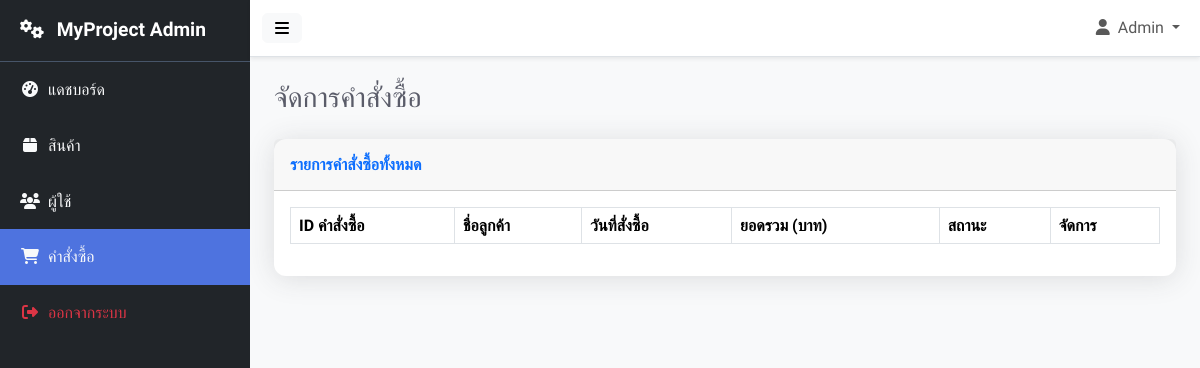
Page /admin/orders.php (signed in) on the earlier database version.
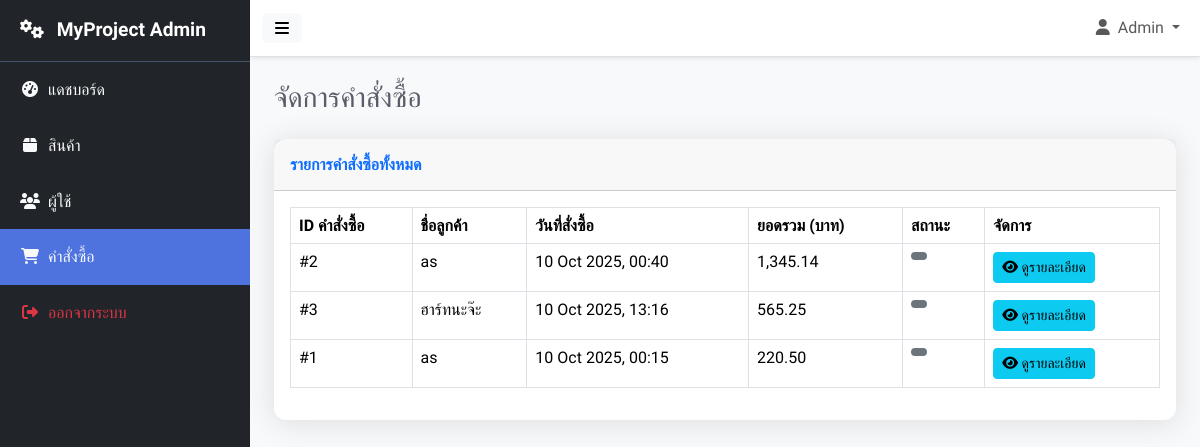
Same page on the later database version.
### tables this page shows
CREATE TABLE `orders` (
  `id` int(10) UNSIGNED NOT NULL,
  `user_id` int(11) DEFAULT NULL,
  `fullname` varchar(255) NOT NULL,
  `email` varchar(255) NOT NULL,
  `phone` varchar(50) NOT NULL,
  `address` text NOT NULL,
  `payment` enum('cod','bank','credit') NOT NULL,
  `total` decimal(10,2) NOT NULL,
  `created_at` datetime NOT NULL DEFAULT current_timestamp()
);

### admin/orders.php (the view, shortened to what this page needs)
<?php
include 'header.php';
$result = $conn->query("SELECT * FROM `orders` ORDER BY user_id ASC");
?>
<div class="d-flex justify-content-between align-items-center mb-4">
    <h1 class="h3 mb-0 text-gray-800">จัดการคำสั่งซื้อ</h1>
</div>
<div class="card shadow-sm mb-4">
    <div class="card-header py-3">
        <h6 class="m-0 font-weight-bold text-primary">รายการคำสั่งซื้อทั้งหมด</h6>
    </div>
    <div class="card-body">
        <div class="table-responsive">
            <table id="ordersTable" class="table table-bordered table-hover" width="100%" cellspacing="0">
                <thead>
                    <tr>
                        <th>ID คำสั่งซื้อ</th>
                        <th>ชื่อลูกค้า</th>
                        <th>วันที่สั่งซื้อ</th>
                        <th>ยอดรวม (บาท)</th>
                        <th>สถานะ</th>
                        <th>จัดการ</th>
                    </tr>
                </thead>
                <tbody>
                    <?php while ($row = $result->fetch_assoc()): ?>
                    <tr>
                        <td>#<?= $row['id'] ?></td>
                        <td>
                            <?php
                                $customer_name = (!empty($row['firstname'])) ? $row['firstname'] . ' ' . $row['lastname'] : $row['fullname'];
                                echo htmlspecialchars($customer_name);
                            ?>
                        </td>
                        <td><?= date('d M Y, H:i', strtotime($row['created_at'])) ?></td>
                        <td><?= number_format($row['total'], 2) ?></td>
                        <td>
                            <?php
                                $badge_class = 'bg-secondary';
                            ?>
                            <span class="badge rounded-pill <?= $badge_class ?>">
                            </span>
                        </td>
                        <td>
                            <a href="order_details.php?id=<?= $row['id'] ?>" class="btn btn-info btn-sm">
                                <i class="fas fa-eye"></i> ดูรายละเอียด
                            </a>
                        </td>
                    </tr>
                    <?php endwhile; ?>
                </tbody>
            </table>
        </div>
    </div>
</div>
<?php include 'footer.php'; ?>

Differences in the rows shown:
added orders: id "2", fullname "as", created_at "10 Oct 2025, 00:40", total "1,345.14"
added orders: id "3", fullname "ฮาร์ทนะจ๊ะ", created_at "10 Oct 2025, 13:16", total "565.25"
added orders: id "1", fullname "as", created_at "10 Oct 2025, 00:15", total "220.50"
